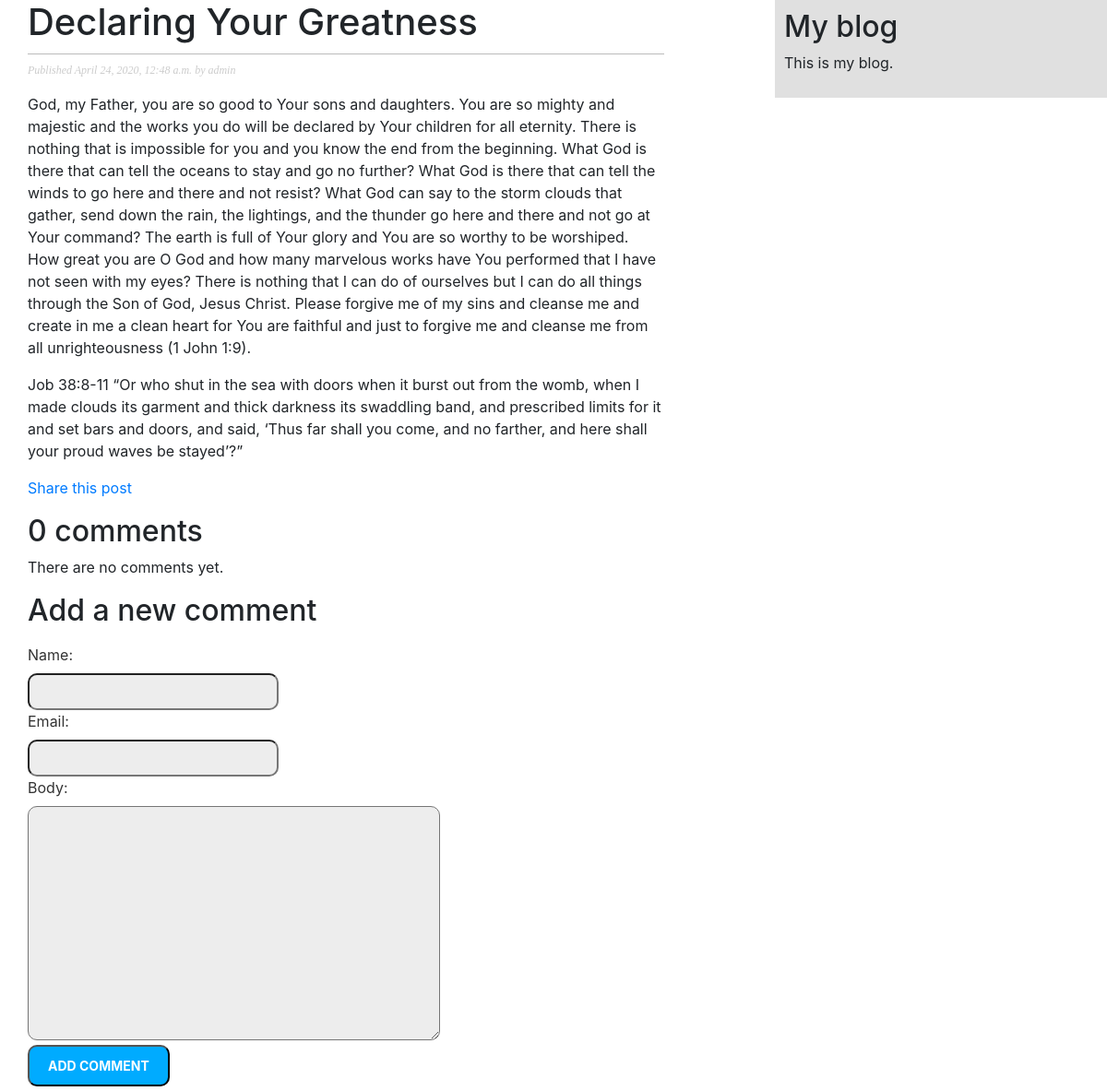
The app's page /BlogApp/2020/4/24/declaring-your-greatness/ with its own data.
### BlogApp/models.py (models this page shows, shortened)
class Post(models.Model):
    STATUS_CHOICES = (
        ('draft', 'Draft'),
        ('published', 'Published'),
    )
    title = models.CharField(max_length=250)
    slug = models.SlugField(max_length=250,
                            unique_for_date='publish')
    author = models.ForeignKey(User,
                               on_delete=models.CASCADE,
                               related_name='blog_posts')
    body = models.TextField()
    publish = models.DateTimeField(default=timezone.now)
    created = models.DateTimeField(auto_now_add=True)
    updated = models.DateTimeField(auto_now=True)
    status = models.CharField(max_length=10,
                              choices=STATUS_CHOICES,
                              default='draft')
    objects = models.Manager()
    published = PublishedManager()
    tags = TaggableManager()
    class Meta:
        ordering = ('-publish',)

### BlogApp/views.py (the view)
def post_detail(request, year, month, day, post):
    post = get_object_or_404(Post, slug=post,
                             status='published',
                             publish__year=year,
                             publish__month=month,
                             publish__day=day)
    comments = post.comments.filter(active=True)
    new_comment = None
    if request.method == 'POST':
        comment_form = CommentForm(data=request.POST)
        if comment_form.is_valid():
            new_comment = comment_form.save(commit=False)
            new_comment.post = post
            new_comment.save()
    else:
        comment_form = CommentForm()
    return render(request,
                  'BlogApp/post/detail.html',
                  {'post': post,
                   'comments': comments,
                   'new_comment': new_comment,
                   'comment_form': comment_form})

### BlogApp/forms.py
class CommentForm(forms.ModelForm):
    class Meta:
        model = Comment
        fields = ('name', 'email', 'body')

### BlogApp/templates/BlogApp/post/detail.html (shortened to what this page needs)
{% extends "BlogApp/base.html" %}
{% block content %}
    <h1>{{ post.title }}</h1>
    <p class="date">
        Published {{ post.publish }} by {{ post.author }}
    </p>
    {{ post.body|linebreaks }}
    <p>
        <a href="{% url "BlogApp:post_share" post.id %}">
            Share this post
        </a>
    </p>
    {% with comments.count as total_comments %}
        <h2>
            {{ total_comments }} comment{{ total_comments|pluralize }}
        </h2>
    {% endwith %}
    {% for comment in comments %}
        <div class="comment">
            <p class="info">
                Comment {{ forloop.counter }} by {{ comment.name }}
                {{ comment.created }}
            </p>
            {{ comment.body|linebreaks }}
        </div>
    {% empty %}
        <p>There are no comments yet.</p>
    {% endfor %}
    {% if new_comment %}
        <h2>Your comment has been added.</h2>
    {% else %}
        <h2>Add a new comment</h2>
        <form method="post">
            {{ comment_form.as_p }}
            <p><input type="submit" value="Add comment"></p>
        </form>
    {% endif %}
{% endblock %}

### BlogApp/static/css/BlogApp.css (style rules this page uses)
body { margin:0; padding:0; font-family:helvetica, sans-serif; }
a { color:#00abff; text-decoration:none; }
h1 { font-weight:normal; border-bottom:1px solid #bbb; padding:0 0 10px 0; }
h2 { font-weight:normal; margin:30px 0 0; }
p.date { color:#ccc; font-family: georgia, serif; font-size: 12px; font-style: italic; }
label { float:left; clear:both; color:#333; margin-bottom:4px; }
input, textarea { clear:both; float:left; margin:0 0 10px; background: #ededed; padding:6px 10px; font-size:12px; border-radius: 10px; }
input[type=submit] { font-weight:bold; background:#00abff; color:#fff; padding:10px 20px; font-size:14px; text-transform:uppercase; margin-block: 5px; }

### records on screen
Post: title "Declaring Your Greatness", publish "April 24, 2020, 12:48 a.m.", author "admin", body "God, my Father, you are so good to Your sons and daughters. You are so mighty and majestic and the works you do will be declared by Your children for all eternity. There is nothing that is impossible for you and you know the end from the beginning. What God is there that can tell the oceans to stay and go no further? What God is there that can tell the winds to go here and there and not resist? What God can say to the storm clouds that gather, send down the rain, the lightings, and the thunder go here and there and not go at Your command? The earth is full of Your glory and You are so worthy to be worshiped. How great you are O God and how many marvelous works have You performed that I have…"

### other values on screen
{{ total_comments }} "0"
